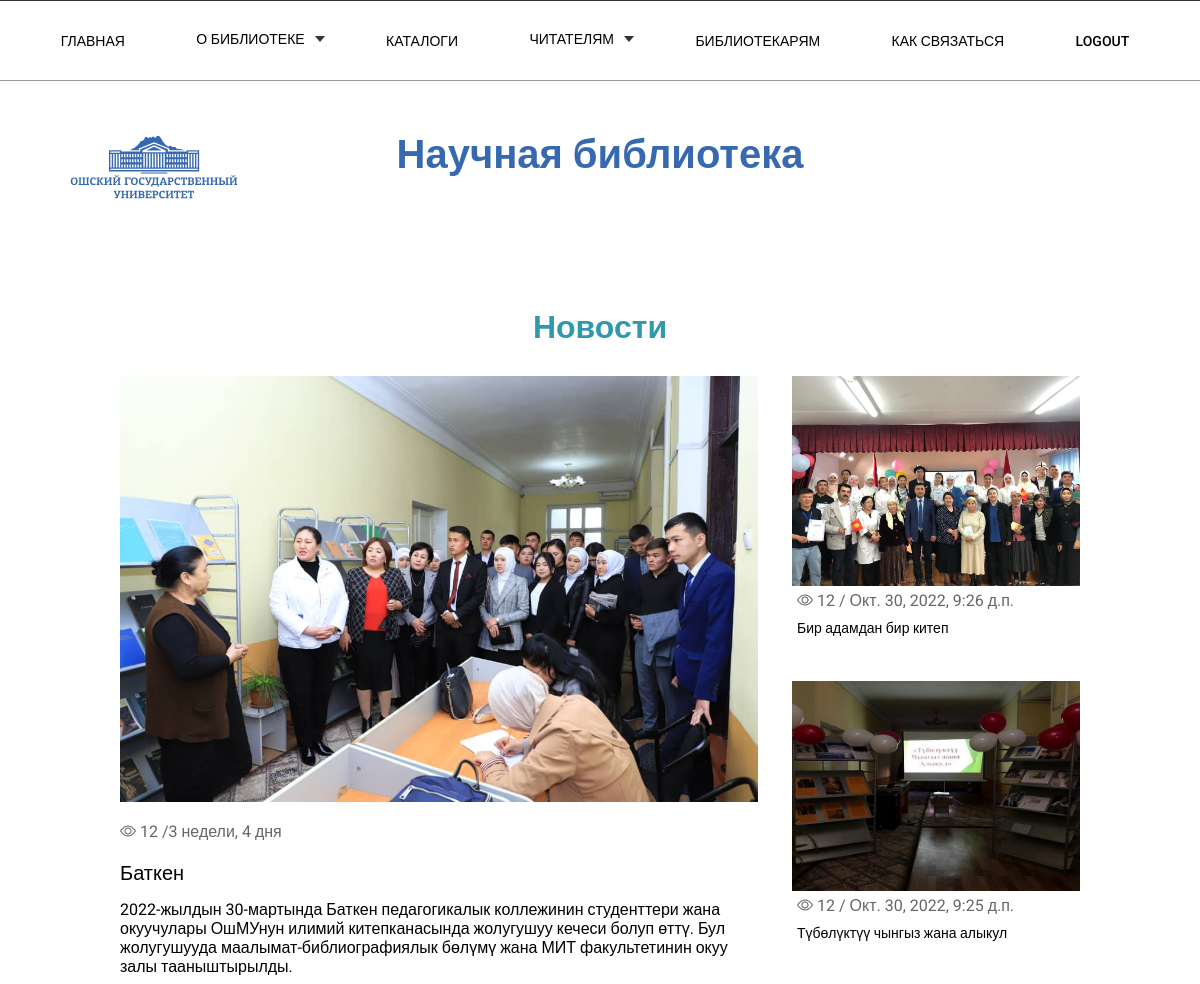
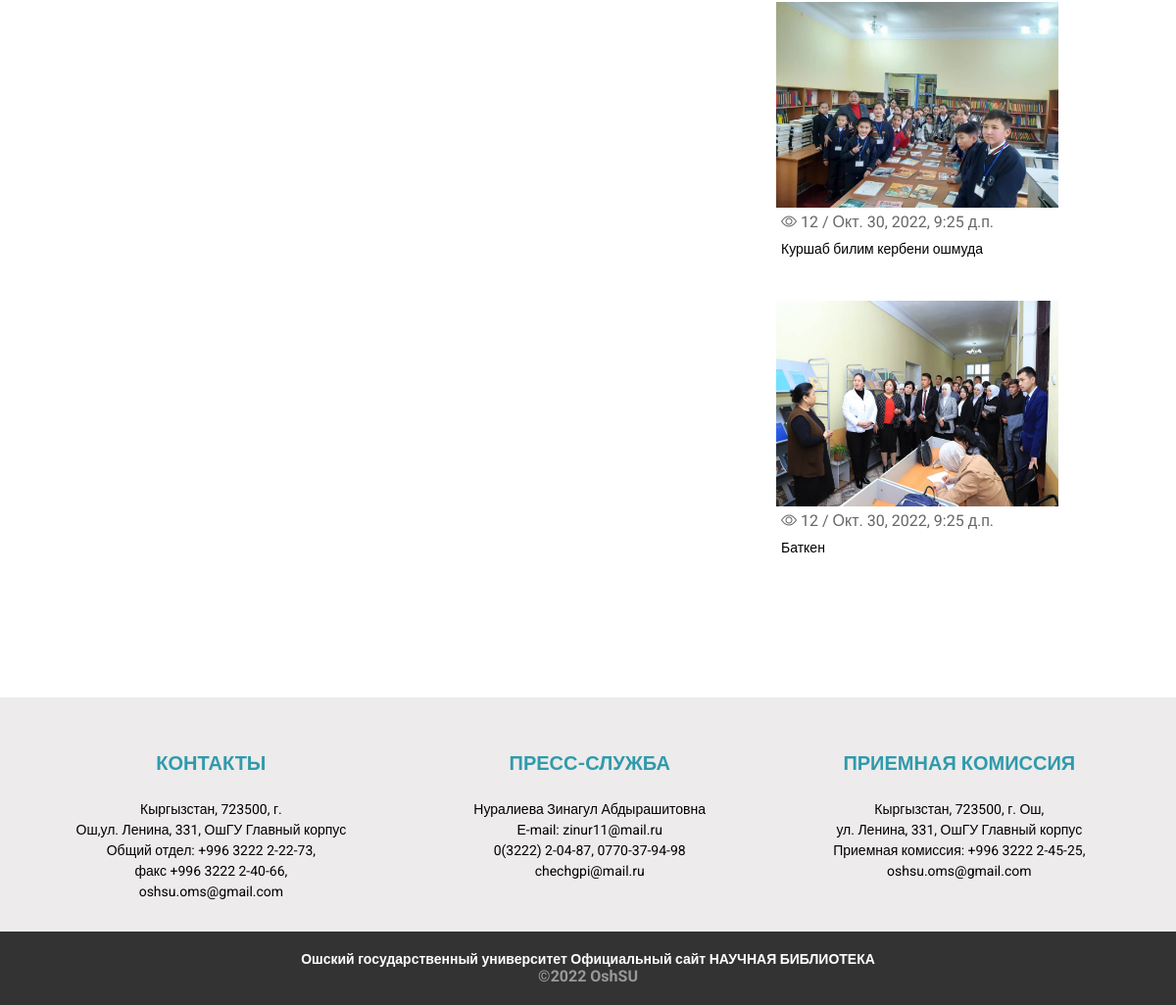
/news/single_news/1, run on an earlier commit of the app's database (2 pictures, top to bottom).
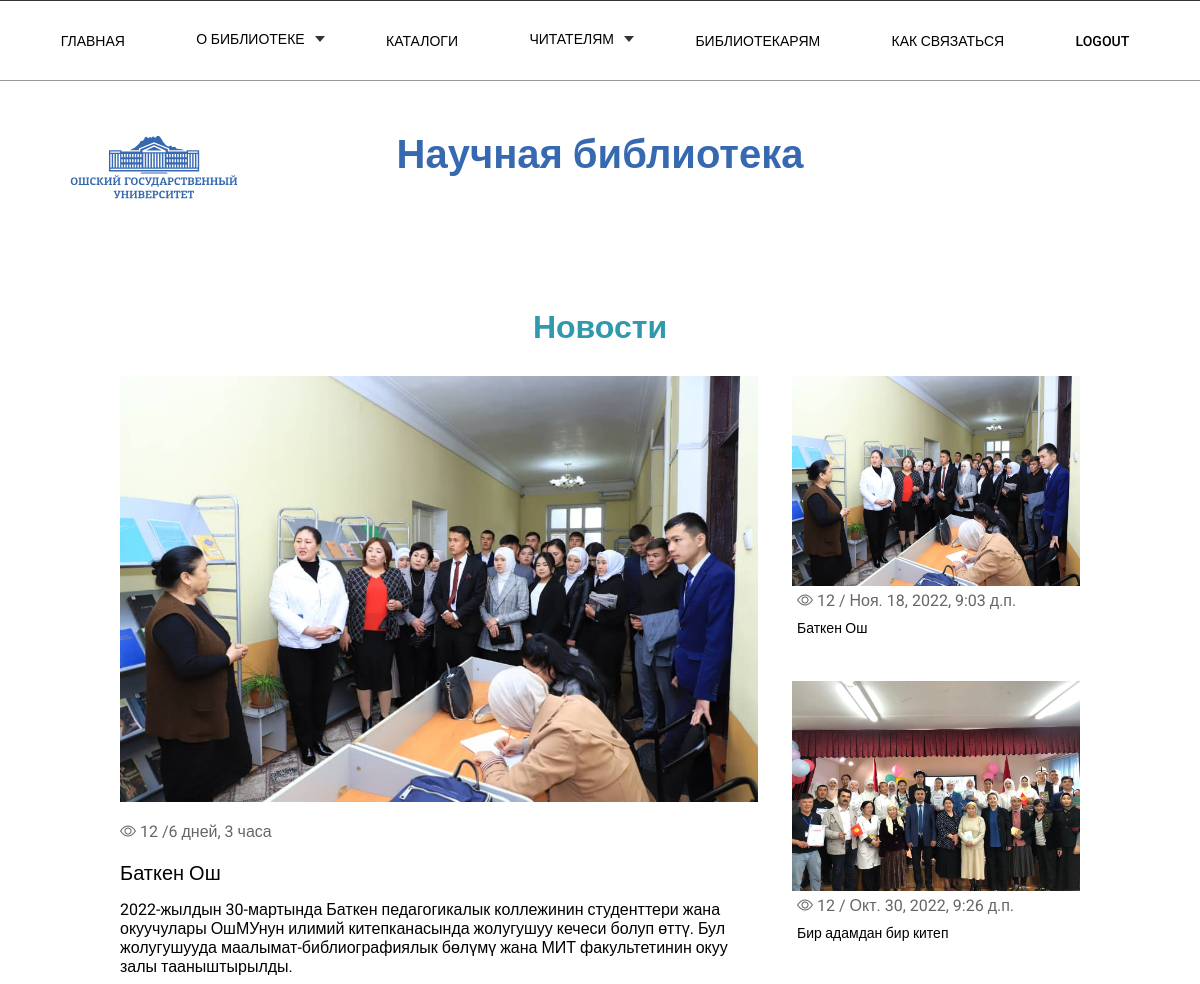
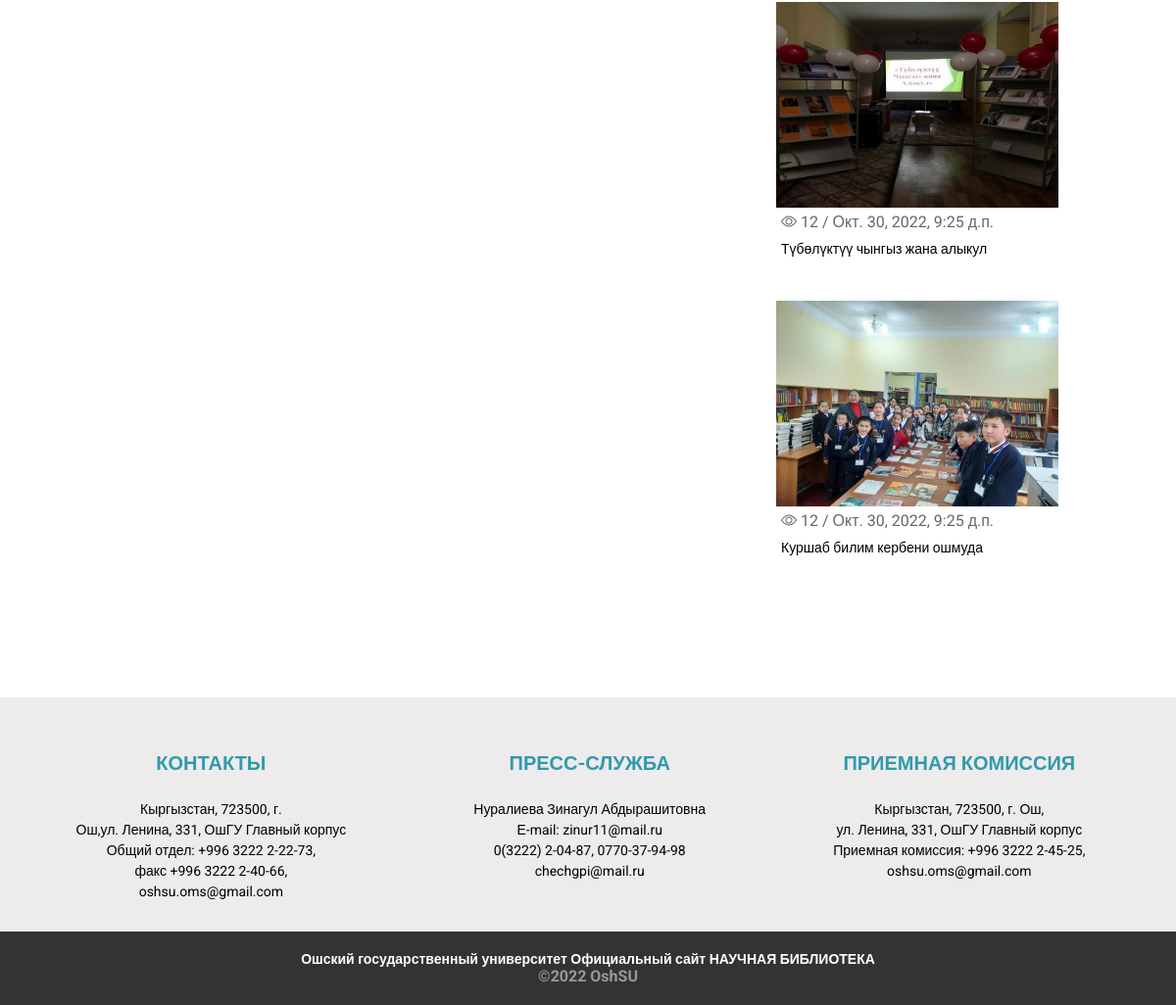
And on a later commit of the database (2 pictures, top to bottom).
### news/models.py (models this page shows, shortened)
class News(models.Model):
    title = models.CharField(max_length=200, verbose_name='Заголовок')
    text = models.TextField(verbose_name='Текст')
    image = models.ImageField(null=True, blank=True, verbose_name='Картинки')
    create_date = models.DateTimeField(auto_now=True, verbose_name='Дата')
    news_view = models.IntegerField(default=0)
    class Meta:
        ordering = ('-create_date',)
        verbose_name = 'Новости'
        verbose_name_plural = 'Новости'

### news/views.py (the view)
# urls.py: path('single_news/<str:pk>', views.newsOnly, name='single-news'),
def newsOnly(request, pk):
    post = News.objects.get(id=pk)
    posts = News.objects.all()
    context = {'post': post, 'posts': posts}
    return render(request, 'newsOnly.html', context)

### news/templates/newsOnly.html (shortened to what this page needs)
{% extends 'index.html' %}
{% load static %}
{% block content %}
{% include 'header.html' %}
<link rel="stylesheet" href="{% static 'css/secondStyle.css' %}">
	<div class="container">
		<div class="news_only">
			<div class="news_inner_only">
				<div class="news_item_only">
					<h1 class="news_title">Новости</h1>
					<div class="news_box-only">
						<div class="news_block-1">
							<div class="news_block-only">
								<div class="news_info-only">
										<img class="news_img-only" src="{{ post.image.url }}" alt="">
										<div class="news_index-only"><i class="bi bi-eye"></i> 12 /{{post.create_date|timesince}}</div>
									<div class="news_text-only">
										<p class="news_title-only">{{post.title}}</p>
										<p>{{post.text|linebreaks}}</p>
									</div>
								</div>
							</div>
						</div>
						<div class="news_block-2">
							{% for post in posts %}
							<div class="news_several">
								<div class="news_hidden-only">
									<div class="news_in-only">
										<img class="news_img-only2" src="{{post.image.url}}" alt="">
									</div>
									</div>
									<div class="news_text">
										<div class="news_index-only2"><i class="bi bi-eye"></i> 12 / {{post.create_date}}</div>
										<a href="{% url 'single-news' post.id %}"><p>{{post.title}}</p></a>
									</div>
							</div>
							{% endfor %}
						</div>
					</div>
				</div>
			</div>
		</div>
	</div>
{% include 'footer.html' %}
{% endblock %}

### templates/index.html (shortened to what this page needs)
{% load static %}
<html lang="en">
<head>
	<link rel="stylesheet" href="https://cdn.jsdelivr.net/npm/bootstrap-icons@1.8.1/font/bootstrap-icons.css">
</head>
<body>
{% block content %}
{% endblock %}
</body>
</html>

### home/templates/header.html (shortened to what this page needs)
	{% load static %}
<nav class="nav" id="nav">
	<ul class="navbar menu__box" id="menu">
		<li>
			<a class="navbar_title" data-scroll="home" href="{% url 'home' %}" >Главная</a>
		</li>
		<li>
			<div class="select">
				<a class="navbar_title" data-scroll="about_us" href="{% url 'about' %}" >О библиотеке</a>
					<div class="caret"></div>
			</div>
		</li>
		<li>
			<a class="navbar_title" href="{% url 'catalogs' %}">Каталоги</a>
		</li>
		<li>
			<div class="select">
				<a class="navbar_title" href="{% url 'forReaders' %}">Читателям</a>
					<div class="caret"></div>
			</div>
		</li>
		 <li>
			<a class="navbar_title" href="{% url 'forLibrarists' %}">Библиотекарям</a>
		</li>
		<li>
			<a class="navbar_title" href="{% url 'contact' %}">Как связаться</a>
		</li>
		<li>
			<a class="navbar_title" href="{% url 'logout' %}">logout</a>
		</li>
	</ul>
</nav>
	<header class="header">
		<div class="nav_logo">
			<div class="nav_box">
				<div class="nav_item"><a href="{% url 'home' %}">
					<img class="logo" src="{% static 'img/logo_ru.svg' %}" alt="">
				</a>
				</div>
				<div class="nav_item">
					<h1 class="nav_title"><a href="{% url 'home' %}">Научная библиотека</a></h1>
				</div>
			</div>
		</div>
	</header>

### home/templates/footer.html
{% load static %}
	<footer class="footer">
		<div class="footer_item">
			<div class="footer_box">
				<h1 class="footer_title">Контакты</h1>
				<p class="footer_text">Кыргызстан, 723500, г. <br> Ош,ул. Ленина, 331, ОшГУ Главный корпус <br> Общий
					отдел: +996 3222 2-22-73, <br> факс +996 3222 2-40-66, <br> oshsu.oms@gmail.com</p>
			</div>
			<div class="footer_box">
				<h1 class="footer_title">Пресс-служба</h1>
				<p class="footer_text">Нуралиева Зинагул Абдырашитовна <br> Е-mail: zinur11@mail.ru <br> 0(3222)
					2-04-87, 0770-37-94-98 <br> chechgpi@mail.ru</p>
			</div>
			<div class="footer_box">
				<h1 class="footer_title">Приемная комиссия</h1>
				<p class="footer_text">Кыргызстан, 723500, г. Ош, <br> ул. Ленина, 331, ОшГУ Главный корпус <br>
					Приемная комиссия: +996 3222 2-45-25, <br> oshsu.oms@gmail.com</p>
			</div>
		</div>
	</footer>
	<div class="copyright">
		<div class="container">
			<h3 class="copyright_title">Ошский государственный университет Официальный сайт
				НАУЧНАЯ БИБЛИОТЕКА</h3>
			<h4 class="copyright_text">©2022 OshSU</h4>
		</div>
	</div>

### static/css/secondStyle.css (style rules this page uses)
body { font-family: "Roboto", sans-serif; }
* { margin: 0; padding: 0; box-sizing: border-box; }
.container { width: 85%; margin: 0 auto; }
.nav_logo { display: flex; justify-content: space-between; padding-bottom: 10px; }
.nav_box { width: 100%; padding: 30px; }
.nav_item { position: relative; text-align: center; color: #3769B0; }
.logo { position: absolute; top: 0; left: 8%; z-index: 1; width: 240px; }
.nav_title { font-size: 54px; padding-bottom: 10px; }
.nav_title a { text-decoration: none; color: #3769B0; }
.nav { display: flex; justify-content: space-around; padding: 0 0 20px; align-items: center; }
.navbar { transition: 0.4s linear; display: flex; justify-content: space-around; width: 100%; border-top: 1px solid #333; border-bottom: 1px solid #999; padding: 30px; }
.navbar li { list-style: none; }
.navbar_title { padding-right: 10px; color: #000; text-decoration: none; text-transform: uppercase; font-weight: 500; transition: 0.2s linear; position: relative; }
.select { position: bottom; align-items: center; text-align: center; color: #fff; display: flex; justify-content: space-between; cursor: pointer; }
.caret { width: 0; height: 0; border-left: 5px solid transparent; border-right: 5px solid transparent; border-top: 6px solid #333; transition: 0.3s; }
.footer { padding: 20px; width: 100%; background-color: #EDEBEB; }
.footer_item { text-align: center; display: flex; justify-content: space-around; }
.footer_box { margin-top: 20px; margin-right: 15px; }
.footer_title { color: #309AAC; font-size: 24px; text-transform: uppercase; padding: 15px; }
.footer_text { padding: 10px; font-size: 16px; line-height: 1.5em; }
.copyright { background-color: #333; text-align: center; padding: 20px; }
.copyright_title { color: #fff; font-size: 14px; }
.copyright_text { color: #999; font-size: 16px; }
.news_title { text-align: center; color: #309AAC; padding: 30px; font-weight: 600; width: 100%; }
.news_text p { padding: 10px; }
.news_only { width: 100%; margin: 50px 0 100px; }
.news_box-only { width: 100%; display: flex; }
.news_block-1 { width: 70%; }
.news_block-2 { width: 30%; }
.news_block-only { width: 95%; }
.news_img-only { width: 100%; }
.news_title-only { font-weight: 500; font-size: 20px; padding: 0 0 15px; }
.news_index-only { padding: 20px 0; color: #666; }
.news_several { width: 100%; height: 280px; border-radius: 10px; margin: 0 0 25px; }
.news_in-only { width: 100%; height: 210px; }
.news_hidden-only { overflow: hidden; }
.news_img-only2 { width: 100%; height: 100%; }
.news_index-only2 { padding: 5px; color: #666; }
.news_text a { text-decoration: none; color: #000; }
.news_text p { padding: 5px; }
@media (max-width: 1450px) { .logo { left: 5%; width: 220px; } }
@media (max-width: 1200px) { .container { width: 80%; } }
@media (max-width: 1200px) { .nav_title { font-size: 40px; } }
@media (max-width: 1200px) { .logo { left: 3%; width: 180px; } }
@media (max-width: 1200px) { .navbar_title, .news_text-home, .news_index-home { font-size: 14px; } }
@media (max-width: 1200px) { .news_text p, .news_text-info, .news_index { font-size: 14px; } }
@media (max-width: 1200px) { .footer_title { font-size: 20px; } }
@media (max-width: 1200px) { .footer_text { font-size: 14px; } }

What changed in the data, as far as the page shows it:
removed News: image (picture), create_date "3 недели, 4 дня", title "Баткен", text "2022-жылдын 30-мартында Баткен педагогикалык коллежинин студенттери жана окуучулары ОшМУнун илимий китепканасында жолугушуу кечеси болуп өттү. Бул жолугушууда маалымат-библиографиялык бөлүмү жана МИТ факультетинин окуу залы тааныштырылды.", create_date "Окт. 30, 2022, 9:25 д.п."
added News: image (picture), create_date "6 дней, 3 часа", title "Баткен Ош", text "2022-жылдын 30-мартында Баткен педагогикалык коллежинин студенттери жана окуучулары ОшМУнун илимий китепканасында жолугушуу кечеси болуп өттү. Бул жолугушууда маалымат-библиографиялык бөлүмү жана МИТ факультетинин окуу залы тааныштырылды.", create_date "Ноя. 18, 2022, 9:03 д.п."
